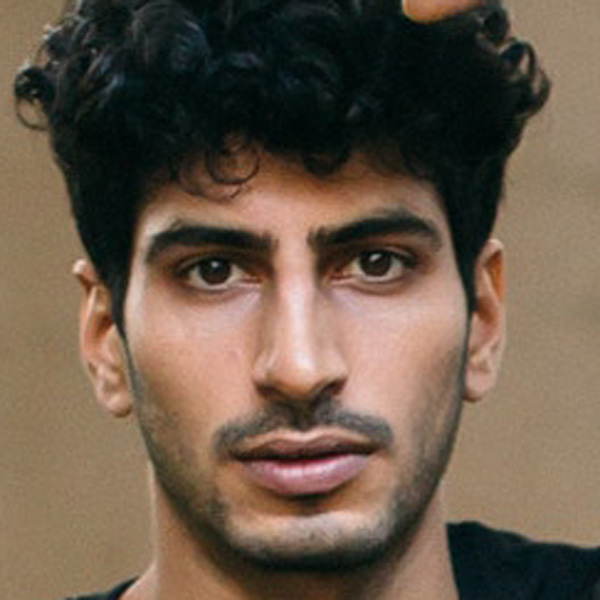
#> input picture Images/Real/real_00015.jpg, 600 x 600 px, found by its file name
$ jupyter execute project.ipynb
#> lines starting #> are read from the running program, lines starting #| are printed output that depends on the picture; after the words box and inside, x2 and y2 are one past the last pixel; in counts of white or black regions, pixels touching at a corner belong together
### commonfunctions.py


import skimage.io as io
import matplotlib.pyplot as plt
import numpy as np
from skimage.exposure import histogram
from matplotlib.pyplot import bar
from skimage.color import rgb2gray,rgb2hsv

# Convolution:
from scipy.signal import convolve2d
from scipy import fftpack
import math
from skimage.exposure import rescale_intensity

from skimage.util import random_noise
from skimage.filters import median
from skimage.feature import canny
from skimage.measure import label
from skimage.color import label2rgb


# Edges
from skimage.filters import sobel_h, sobel, sobel_v,roberts, prewitt

# Show the figures / plots inside the notebook
def show_images(images,titles=None):
    #This function is used to show image(s) with titles by sending an array of images and an array of associated titles.
    # images[0] will be drawn with the title titles[0] if exists
    # You aren't required to understand this function, use it as-is.
    n_ims = len(images)
    if titles is None: titles = ['(%d)' % i for i in range(1,n_ims + 1)]
    fig = plt.figure()
    n = 1
    for image,title in zip(images,titles):
        a = fig.add_subplot(1,n_ims,n)
        if image.ndim == 2:
            plt.gray()
        plt.imshow(image)
        a.set_title(title)
        n += 1
    fig.set_size_inches(np.array(fig.get_size_inches()) * n_ims)
    plt.show()


# [6 lines left out: function showHist, not called in this run]

### project.ipynb
[cell 1]
from commonfunctions import *
from skimage import io
from skimage.color import rgba2rgb, rgb2gray
from skimage import filters
from sklearn import preprocessing
import numpy as np
import cv2

[cell 2]
faceCascade = cv2.CascadeClassifier(cv2.data.haarcascades + 'haarcascade_frontalface_default.xml')

'''
    'haarcascade_frontalface_default.xml': This 'XML' file contains a pre-trained model that was created through extensive training

    Cascade classifiers are trained using several positive (with faces or objects) images and arbitrary negative (without faces or objects) images.
        OpenCV contains several pretrained cascading classifiers used in image processing to detect frontal views of faces and the upper body.

'''

faceimg = cv2.imread("images/Real/real_00015.jpg")
#> faceimg is the input picture: shape (600, 600, 3); mean B, G, R 73.9, 90, 107.2

colorB = np.copy(faceimg[:,:,0])
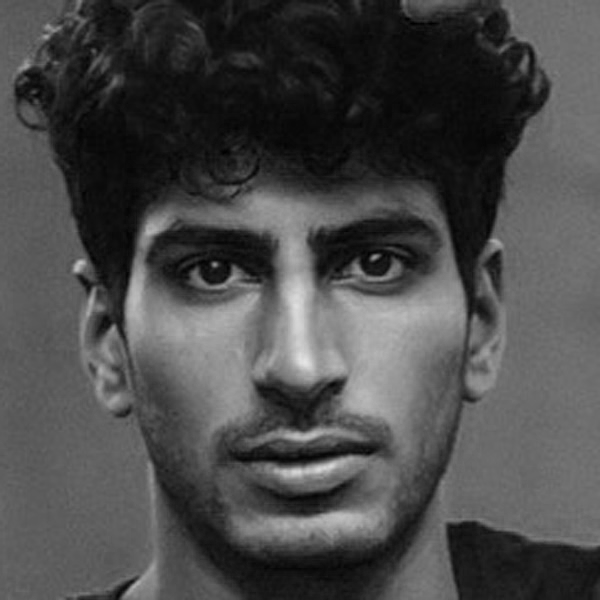
#> colorB: shape (600, 600); min 0, max 229, mean 73.9
colorR = np.copy(faceimg[:,:,2])
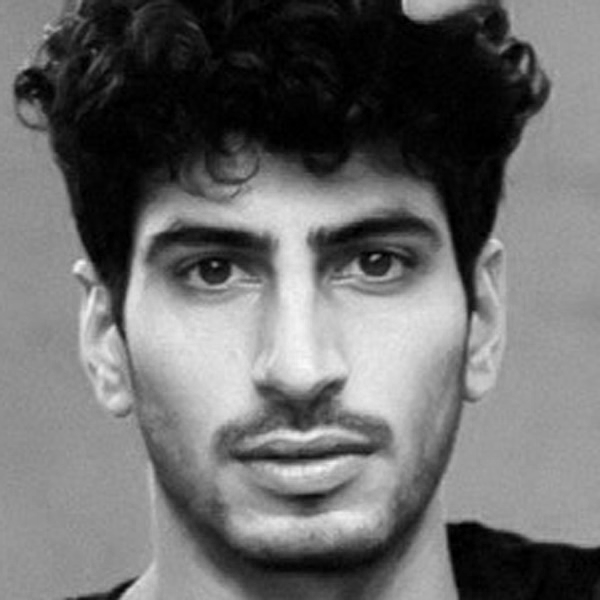
#> colorR: shape (600, 600); min 0, max 251, mean 107.2
faceimg[:,:,0] = colorR
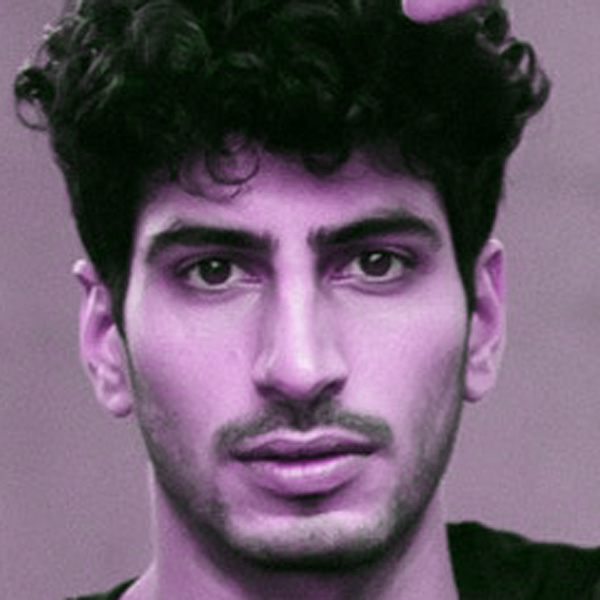
#> faceimg: shape (600, 600, 3); mean B, G, R 107.2, 90, 107.2
faceimg[:,:,2] = colorB
show_images([faceimg])
#> in show_images, `n_ims = len(images)`: n_ims = 1
#> the loop in show_images, `for image,title in zip(images,titles):` made 1 pass
#> (title, n) on pass 1: ('(1)', 2)
#> after the loop in show_images, `for image,title in zip(images,titles):`: n = 2

faces = faceCascade.detectMultiScale(faceimg,minNeighbors=int(0.003*faceimg.shape[0]))
#> faces = [[67, 95, 451, 451]]

Cropped_faces = []
for face in faces:
    Cropped_faces.append(np.copy(faceimg[face[1]:face[1]+face[3],face[0]:face[0]+face[2],:]))
#> this loop made 1 pass
#> after the loop, Cropped_faces = 1 item

show_images(Cropped_faces)
#> the loop in show_images (call 2), `for image,title in zip(images,titles):` made 1 pass
#> after the loop in show_images (call 2), `for image,title in zip(images,titles):`: n = 2
#> in show_images (call 2), `plt.show()`:
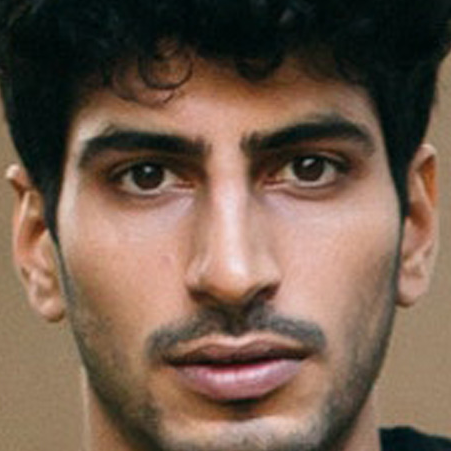
#> shown: shape (451, 451, 3); mean R, G, B 115.7, 93.1, 77.4

[cell 3]
eyeImage = np.copy(Cropped_faces[0])
eye_cascade = cv2.CascadeClassifier(cv2.data.haarcascades + 'haarcascade_eye.xml')
left_eyes = eye_cascade.detectMultiScale(eyeImage[0:eyeImage.shape[0]//2,0:eyeImage.shape[1],:],minNeighbors=int(0.0145* eyeImage.shape[0]),minSize=(eyeImage.shape[0]//8, eyeImage.shape[0]//8))
#> left_eyes = [[252, 114, 101, 101], [94, 135, 81, 81]]
print(left_eyes)
#| [[252 114 101 101]
#|  [ 94 135  81  81]]


for (x, y, w, h) in left_eyes:
    cv2.rectangle(eyeImage, (x, y), (x+w, y+h), (0, 255, 0), 2)
#> this loop made 2 passes
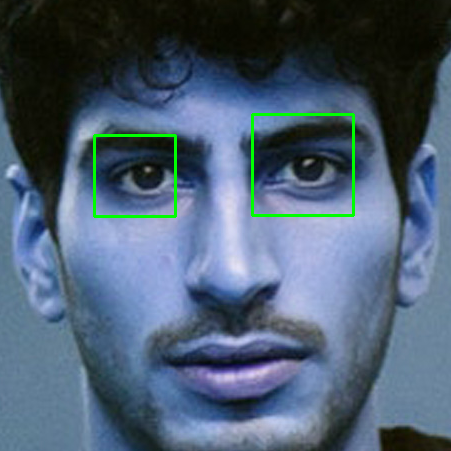
#> eyeImage: shape (451, 451, 3); 1.07% of pixels changed, all inside (x1, y1, x2, y2) = (93, 113, 355, 218); drawn as B, G, R
show_images([eyeImage])

[cell 4]
face = np.copy(Cropped_faces[0])
# [5 lines of commented-out code are left out]


def detectMouth(mouth_cascade, img=np.zeros((1,1))):
    copyImg = np.copy(img)
    flag = 1
    start = 0
#     end = 1
    step = 0.1
    while flag:
        mouth = mouth_cascade.detectMultiScale(copyImg[copyImg.shape[0]//2:copyImg.shape[0],:,:], minSize=(25, 15),minNeighbors=int(start*face.shape[0]))
        print(len(mouth), start, step)
#         end += step
        if len(mouth) == 1:
            print(start,mouth)
            show_images([copyImg,np.copy(copyImg[copyImg.shape[0]//2 + mouth[0][1]:copyImg.shape[0]//2 + mouth[0][1] + mouth[0][3],mouth[0][0]:mouth[0][0] + mouth[0][2],:])])
            return np.copy(copyImg[copyImg.shape[0]//2 + mouth[0][1]:copyImg.shape[0]//2 + mouth[0][1] + mouth[0][3],mouth[0][0]:mouth[0][0] + mouth[0][2],:])
        elif len(mouth) == 0:
            if(start == 0):
                print("I am here")
                return np.zeros((1,1))
            start -= step
            step = step /10
            flag = 1
            print(start)
        else:
            flag = 1
        start += step
#> this loop made 2 passes
#> (mouth, n_ims in show_images) on pass 2: ([[153, 103, 157, 79]], 2)
#| 699 0 0.1
#| 1 0.1 0.1
#| 0.1 [[153 103 157  79]]
#> pass 2, in show_images (call 4), `plt.show()`:
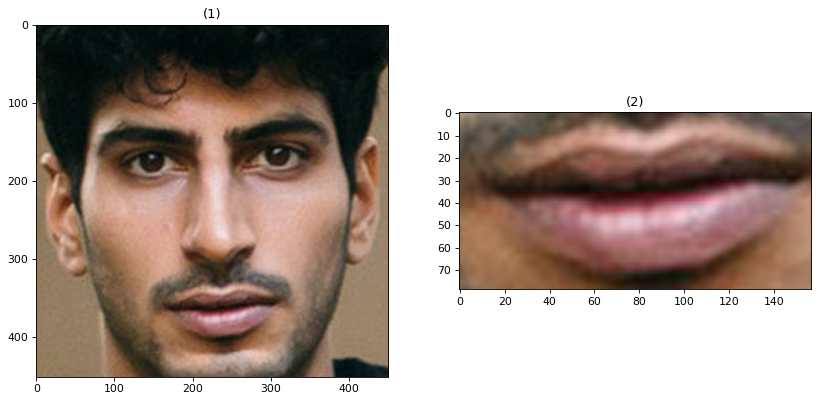
#> figure drawn by matplotlib, 2 panels
#> after the loop, start = 0.1; step = 0.1
#         for m in mouth:
#             show_images([copyImg,np.copy(copyImg[m[1]:m[3],mouth[0][0]:mouth[0][2],:])])

show_images([detectMouth(cv2.CascadeClassifier(cv2.data.haarcascades + 'haarcascade_smile.xml'), face)])
#> in show_images (call 5), `n_ims = len(images)`: n_ims = 1
#> the loop in show_images (call 5), `for image,title in zip(images,titles):` made 1 pass
#> after the loop in show_images (call 5), `for image,title in zip(images,titles):`: n = 2
#> in show_images (call 5), `plt.show()`:
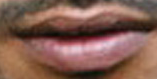
#> shown: shape (79, 157, 3); mean R, G, B 131.2, 93.4, 81.2
# [18 lines of commented-out code are left out]

$ run again, with Images/Real/real_00002.jpg copied over Images/Real/real_00015.jpg
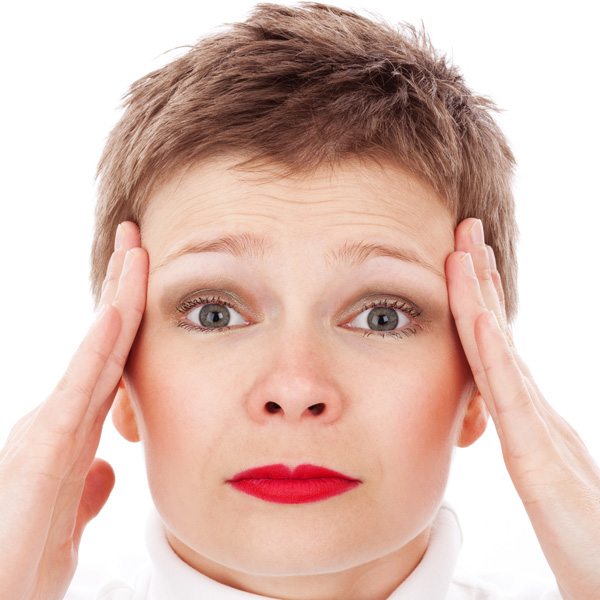
#> input picture Images/Real/real_00002.jpg, 600 x 600 px, found by its file name
#> faceimg is the input picture: shape (600, 600, 3); mean B, G, R 178.9, 189.5, 220.5
#> n_ims = 1
#> the loop in show_images, `for image,title in zip(images,titles):` made 1 pass
#> (title, n) on pass 1: ('(1)', 2)
#> after the loop in show_images, `for image,title in zip(images,titles):`: n = 2
#> faces = [[82, 143, 430, 430]]
#> the loop `for face in faces:` made 1 pass
#> after the loop `for face in faces:`: Cropped_faces = 1 item
#> the loop in show_images (call 2), `for image,title in zip(images,titles):` made 1 pass
#> left_eyes = [[84, 128, 79, 79], [261, 133, 77, 77]]
#| [[ 84 128  79  79]
#|  [261 133  77  77]]
#> the loop `for (x, y, w, h) in left_eyes:` made 2 passes
#> after the loop `for (x, y, w, h) in left_eyes:`:
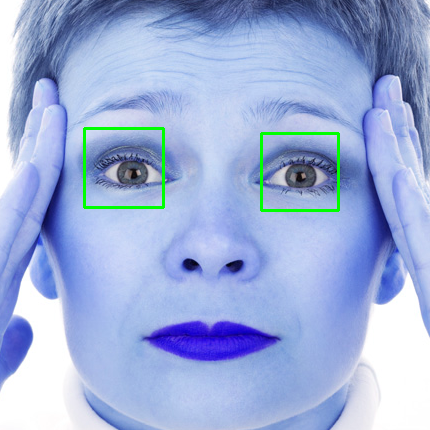
#> eyeImage: shape (430, 430, 3); mean of channels 0, 1, 2 217.8, 175.2, 157.1; drawn as B, G, R
#> the loop in detectMouth, `while flag:` made 2 passes
#> (mouth, n_ims in show_images) on pass 2: ([[168, 27, 94, 47]], 2)
#> (printed output is left out)
#> after the loop in detectMouth, `while flag:`: start = 0.1
#> n_ims = 1
#> the loop in show_images (call 5), `for image,title in zip(images,titles):` made 1 pass
#> after the loop in show_images (call 5), `for image,title in zip(images,titles):`: n = 2
#> in show_images (call 5), `plt.show()`:
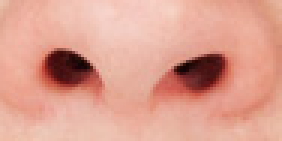
#> shown: shape (47, 94, 3) (shown 3 times larger); mean R, G, B 221.4, 160.7, 144.7

$ run again, with Images/Real/real_00003.jpg copied over Images/Real/real_00015.jpg
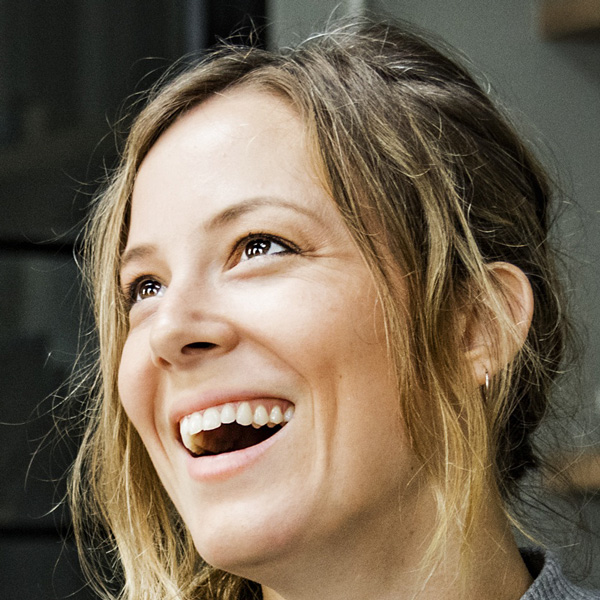
#> input picture Images/Real/real_00003.jpg, 600 x 600 px, found by its file name
#> faceimg is the input picture: shape (600, 600, 3); mean B, G, R 83.9, 103.4, 118.6
#> n_ims = 1
#> the loop in show_images, `for image,title in zip(images,titles):` made 1 pass
#> (title, n) on pass 1: ('(1)', 2)
#> after the loop in show_images, `for image,title in zip(images,titles):`: n = 2
#> faces = [[468, 346, 35, 35], [261, 13, 121, 121], [31, 118, 368, 368]]
#> the loop `for face in faces:` made 3 passes
#> after the loop `for face in faces:`: Cropped_faces = 3 items
#> the loop in show_images (call 2), `for image,title in zip(images,titles):` made 3 passes
#> title on passes 1 to 3: '(1)', '(2)', '(3)'
#> left_eyes = ()
#> the loop in detectMouth, `while flag:` made 1 pass
#| 0 0 0.1
#> after the loop in detectMouth, `while flag:`: start = 0; step = 0.1
#> the loop in show_images (call 4), `for image,title in zip(images,titles):` made 1 pass
#> (image, title, n) on pass 1: ([0], '(1)', 2)
#> after the loop in show_images (call 4), `for image,title in zip(images,titles):`: n = 2
#> in show_images (call 4), `plt.show()`:
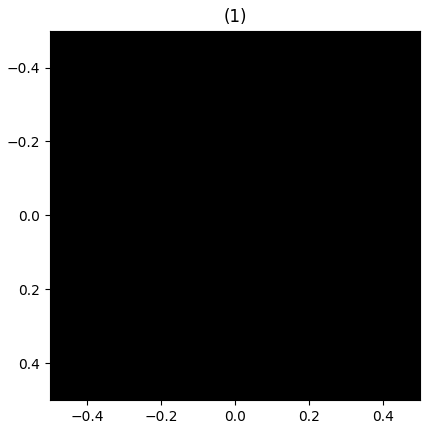
#> figure drawn by matplotlib, 1 panel
